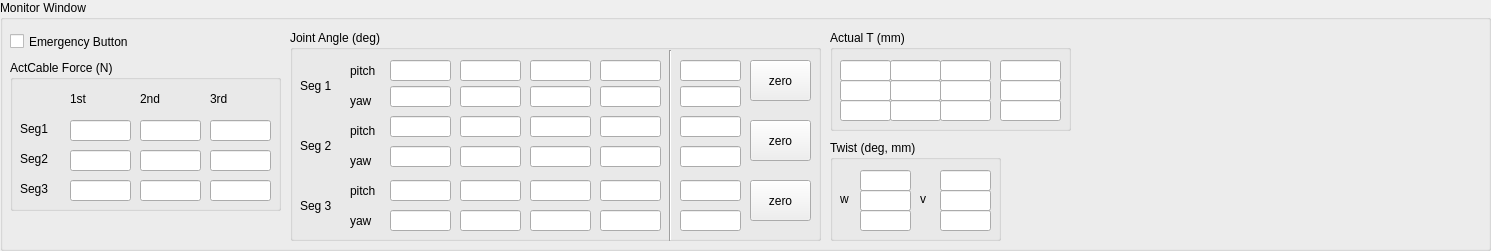
     <widget class="QGroupBox" name="MonitorWindow">
      <property name="geometry">
       <rect>
        <x>0</x>
        <y>0</y>
        <width>1491</width>
        <height>251</height>
       </rect>
      </property>
      <property name="focusPolicy">
       <enum>Qt::TabFocus</enum>
      </property>
      <property name="title">
       <string>Monitor Window</string>
      </property>
      <widget class="QGroupBox" name="JointAngle">
       <property name="geometry">
        <rect>
         <x>290</x>
         <y>30</y>
         <width>531</width>
         <height>211</height>
        </rect>
       </property>
       <property name="title">
        <string>Joint Angle (deg)</string>
       </property>
       <widget class="QLabel" name="Segment1_2">
        <property name="geometry">
         <rect>
          <x>10</x>
          <y>40</y>
          <width>71</width>
          <height>31</height>
         </rect>
        </property>
        <property name="text">
         <string>Seg 1</string>
        </property>
       </widget>
       <widget class="QLineEdit" name="segment1_pitch3">
        <property name="geometry">
         <rect>
          <x>240</x>
          <y>30</y>
          <width>61</width>
          <height>21</height>
         </rect>
        </property>
       </widget>
       <widget class="QPushButton" name="segment1_zero">
        <property name="geometry">
         <rect>
          <x>460</x>
          <y>30</y>
          <width>61</width>
          <height>41</height>
         </rect>
        </property>
        <property name="text">
         <string>zero</string>
        </property>
       </widget>
       <widget class="QLineEdit" name="segment1_pitch1">
        <property name="geometry">
         <rect>
          <x>100</x>
          <y>30</y>
          <width>61</width>
          <height>21</height>
         </rect>
        </property>
       </widget>
       <widget class="QLineEdit" name="segment1_pitch2">
        <property name="geometry">
         <rect>
          <x>170</x>
          <y>30</y>
          <width>61</width>
          <height>21</height>
         </rect>
        </property>
       </widget>
       <widget class="QLabel" name="label_25">
        <property name="geometry">
         <rect>
          <x>60</x>
          <y>30</y>
          <width>41</width>
          <height>21</height>
         </rect>
        </property>
        <property name="text">
         <string>pitch</string>
        </property>
       </widget>
       <widget class="QLabel" name="label_26">
        <property name="geometry">
         <rect>
          <x>60</x>
          <y>60</y>
          <width>41</width>
          <height>21</height>
         </rect>
        </property>
        <property name="text">
         <string>yaw</string>
        </property>
       </widget>
       <widget class="QLineEdit" name="segment1_pitch4">
        <property name="geometry">
         <rect>
          <x>310</x>
          <y>30</y>
          <width>61</width>
          <height>21</height>
         </rect>
        </property>
       </widget>
       <widget class="QLineEdit" name="segment1_yaw1">
        <property name="geometry">
         <rect>
          <x>100</x>
          <y>56</y>
          <width>61</width>
          <height>21</height>
         </rect>
        </property>
       </widget>
       <widget class="QLineEdit" name="segment1_yaw3">
        <property name="geometry">
         <rect>
          <x>240</x>
          <y>56</y>
          <width>61</width>
          <height>21</height>
         </rect>
        </property>
       </widget>
       <widget class="QLineEdit" name="segment1_yaw4">
        <property name="geometry">
         <rect>
          <x>310</x>
          <y>56</y>
          <width>61</width>
          <height>21</height>
         </rect>
        </property>
       </widget>
       <widget class="QLineEdit" name="segment1_yaw2">
        <property name="geometry">
         <rect>
          <x>170</x>
          <y>56</y>
          <width>61</width>
          <height>21</height>
         </rect>
        </property>
       </widget>
       <widget class="QLineEdit" name="segment2_yaw2">
        <property name="geometry">
         <rect>
          <x>170</x>
          <y>116</y>
          <width>61</width>
          <height>21</height>
         </rect>
        </property>
       </widget>
       <widget class="QLabel" name="label_27">
        <property name="geometry">
         <rect>
          <x>60</x>
          <y>120</y>
          <width>41</width>
          <height>21</height>
         </rect>
        </property>
        <property name="text">
         <string>yaw</string>
        </property>
       </widget>
       <widget class="QLineEdit" name="segment2_yaw3">
        <property name="geometry">
         <rect>
          <x>240</x>
          <y>116</y>
          <width>61</width>
          <height>21</height>
         </rect>
        </property>
       </widget>
       <widget class="QLineEdit" name="segment2_yaw1">
        <property name="geometry">
         <rect>
          <x>100</x>
          <y>116</y>
          <width>61</width>
          <height>21</height>
         </rect>
        </property>
       </widget>
       <widget class="QLineEdit" name="segment2_pitch1">
        <property name="geometry">
         <rect>
          <x>100</x>
          <y>86</y>
          <width>61</width>
          <height>21</height>
         </rect>
        </property>
       </widget>
       <widget class="QLineEdit" name="segment2_yaw4">
        <property name="geometry">
         <rect>
          <x>310</x>
          <y>116</y>
          <width>61</width>
          <height>21</height>
         </rect>
        </property>
       </widget>
       <widget class="QLabel" name="Segment2_2">
        <property name="geometry">
         <rect>
          <x>10</x>
          <y>100</y>
          <width>71</width>
          <height>31</height>
         </rect>
        </property>
        <property name="text">
         <string>Seg 2</string>
        </property>
       </widget>
       <widget class="QLabel" name="label_53">
        <property name="geometry">
         <rect>
          <x>60</x>
          <y>90</y>
          <width>41</width>
          <height>21</height>
         </rect>
        </property>
        <property name="text">
         <string>pitch</string>
        </property>
       </widget>
       <widget class="QLineEdit" name="segment2_pitch3">
        <property name="geometry">
         <rect>
          <x>240</x>
          <y>86</y>
          <width>61</width>
          <height>21</height>
         </rect>
        </property>
       </widget>
       <widget class="QLineEdit" name="segment2_pitch4">
        <property name="geometry">
         <rect>
          <x>310</x>
          <y>86</y>
          <width>61</width>
          <height>21</height>
         </rect>
        </property>
       </widget>
       <widget class="QLineEdit" name="segment2_pitch2">
        <property name="geometry">
         <rect>
          <x>170</x>
          <y>86</y>
          <width>61</width>
          <height>21</height>
         </rect>
        </property>
       </widget>
       <widget class="QLabel" name="label_54">
        <property name="geometry">
         <rect>
          <x>60</x>
          <y>180</y>
          <width>41</width>
          <height>21</height>
         </rect>
        </property>
        <property name="text">
         <string>yaw</string>
        </property>
       </widget>
       <widget class="QLabel" name="label_55">
        <property name="geometry">
         <rect>
          <x>60</x>
          <y>150</y>
          <width>41</width>
          <height>21</height>
         </rect>
        </property>
        <property name="text">
         <string>pitch</string>
        </property>
       </widget>
       <widget class="QLabel" name="Segment3_2">
        <property name="geometry">
         <rect>
          <x>10</x>
          <y>160</y>
          <width>71</width>
          <height>31</height>
         </rect>
        </property>
        <property name="text">
         <string>Seg 3</string>
        </property>
       </widget>
       <widget class="QPushButton" name="segment2_zero">
        <property name="geometry">
         <rect>
          <x>460</x>
          <y>90</y>
          <width>61</width>
          <height>41</height>
         </rect>
        </property>
        <property name="text">
         <string>zero</string>
        </property>
       </widget>
       <widget class="QPushButton" name="segment3_zero">
        <property name="geometry">
         <rect>
          <x>460</x>
          <y>150</y>
          <width>61</width>
          <height>41</height>
         </rect>
        </property>
        <property name="text">
         <string>zero</string>
        </property>
       </widget>
       <widget class="QLineEdit" name="segment3_pitch4">
        <property name="geometry">
         <rect>
          <x>310</x>
          <y>150</y>
          <width>61</width>
          <height>21</height>
         </rect>
        </property>
       </widget>
       <widget class="QLineEdit" name="segment3_pitch2">
        <property name="geometry">
         <rect>
          <x>170</x>
          <y>150</y>
          <width>61</width>
          <height>21</height>
         </rect>
        </property>
       </widget>
       <widget class="QLineEdit" name="segment3_pitch1">
        <property name="geometry">
         <rect>
          <x>100</x>
          <y>150</y>
          <width>61</width>
          <height>21</height>
         </rect>
        </property>
       </widget>
       <widget class="QLineEdit" name="segment3_pitch3">
        <property name="geometry">
         <rect>
          <x>240</x>
          <y>150</y>
          <width>61</width>
          <height>21</height>
         </rect>
        </property>
       </widget>
       <widget class="QLineEdit" name="segment3_yaw4">
        <property name="geometry">
         <rect>
          <x>310</x>
          <y>180</y>
          <width>61</width>
          <height>21</height>
         </rect>
        </property>
       </widget>
       <widget class="QLineEdit" name="segment3_yaw2">
        <property name="geometry">
         <rect>
          <x>170</x>
          <y>180</y>
          <width>61</width>
          <height>21</height>
         </rect>
        </property>
       </widget>
       <widget class="QLineEdit" name="segment3_yaw1">
        <property name="geometry">
         <rect>
          <x>100</x>
          <y>180</y>
          <width>61</width>
          <height>21</height>
         </rect>
        </property>
       </widget>
       <widget class="QLineEdit" name="segment3_yaw3">
        <property name="geometry">
         <rect>
          <x>240</x>
          <y>180</y>
          <width>61</width>
          <height>21</height>
         </rect>
        </property>
       </widget>
       <widget class="QLineEdit" name="segment1_yaw_average">
        <property name="geometry">
         <rect>
          <x>390</x>
          <y>56</y>
          <width>61</width>
          <height>21</height>
         </rect>
        </property>
       </widget>
       <widget class="QLineEdit" name="segment2_pitch_average">
        <property name="geometry">
         <rect>
          <x>390</x>
          <y>86</y>
          <width>61</width>
          <height>21</height>
         </rect>
        </property>
       </widget>
       <widget class="QLineEdit" name="segment1_pitch_average">
        <property name="geometry">
         <rect>
          <x>390</x>
          <y>30</y>
          <width>61</width>
          <height>21</height>
         </rect>
        </property>
       </widget>
       <widget class="QLineEdit" name="segment3_pitch4_average">
        <property name="geometry">
         <rect>
          <x>390</x>
          <y>150</y>
          <width>61</width>
          <height>21</height>
         </rect>
        </property>
       </widget>
       <widget class="QLineEdit" name="segment3_yaw4_average">
        <property name="geometry">
         <rect>
          <x>390</x>
          <y>180</y>
          <width>61</width>
          <height>21</height>
         </rect>
        </property>
       </widget>
       <widget class="QLineEdit" name="segment2_yaw4_average">
        <property name="geometry">
         <rect>
          <x>390</x>
          <y>116</y>
          <width>61</width>
          <height>21</height>
         </rect>
        </property>
       </widget>
       <widget class="Line" name="line">
        <property name="geometry">
         <rect>
          <x>370</x>
          <y>20</y>
          <width>20</width>
          <height>191</height>
         </rect>
        </property>
        <property name="orientation">
         <enum>Qt::Vertical</enum>
        </property>
       </widget>
      </widget>
      <widget class="QGroupBox" name="ActCableForce">
       <property name="geometry">
        <rect>
         <x>10</x>
         <y>60</y>
         <width>271</width>
         <height>151</height>
        </rect>
       </property>
       <property name="title">
        <string>ActCable Force (N)</string>
       </property>
       <widget class="QLabel" name="label_56">
        <property name="geometry">
         <rect>
          <x>10</x>
          <y>60</y>
          <width>41</width>
          <height>17</height>
         </rect>
        </property>
        <property name="text">
         <string>Seg1</string>
        </property>
       </widget>
       <widget class="QLineEdit" name="segment1_cable1">
        <property name="geometry">
         <rect>
          <x>60</x>
          <y>60</y>
          <width>61</width>
          <height>21</height>
         </rect>
        </property>
        <property name="focusPolicy">
         <enum>Qt::StrongFocus</enum>
        </property>
       </widget>
       <widget class="QLineEdit" name="segment1_cable2">
        <property name="geometry">
         <rect>
          <x>130</x>
          <y>60</y>
          <width>61</width>
          <height>21</height>
         </rect>
        </property>
        <property name="focusPolicy">
         <enum>Qt::StrongFocus</enum>
        </property>
       </widget>
       <widget class="QLineEdit" name="segment1_cable3">
        <property name="geometry">
         <rect>
          <x>200</x>
          <y>60</y>
          <width>61</width>
          <height>21</height>
         </rect>
        </property>
        <property name="focusPolicy">
         <enum>Qt::StrongFocus</enum>
        </property>
       </widget>
       <widget class="QLineEdit" name="segment2_cable1">
        <property name="geometry">
         <rect>
          <x>60</x>
          <y>90</y>
          <width>61</width>
          <height>21</height>
         </rect>
        </property>
       </widget>
       <widget class="QLineEdit" name="segment2_cable2">
        <property name="geometry">
         <rect>
          <x>130</x>
          <y>90</y>
          <width>61</width>
          <height>21</height>
         </rect>
        </property>
       </widget>
       <widget class="QLineEdit" name="segment2_cable3">
        <property name="geometry">
         <rect>
          <x>200</x>
          <y>90</y>
          <width>61</width>
          <height>21</height>
         </rect>
        </property>
       </widget>
       <widget class="QLineEdit" name="segment3_cable3">
        <property name="geometry">
         <rect>
          <x>200</x>
          <y>120</y>
          <width>61</width>
          <height>21</height>
         </rect>
        </property>
       </widget>
       <widget class="QLineEdit" name="segment3_cable1">
        <property name="geometry">
         <rect>
          <x>60</x>
          <y>120</y>
          <width>61</width>
          <height>21</height>
         </rect>
        </property>
       </widget>
       <widget class="QLineEdit" name="segment3_cable2">
        <property name="geometry">
         <rect>
          <x>130</x>
          <y>120</y>
          <width>61</width>
          <height>21</height>
         </rect>
        </property>
       </widget>
       <widget class="QLabel" name="label_73">
        <property name="geometry">
         <rect>
          <x>60</x>
          <y>30</y>
          <width>67</width>
          <height>17</height>
         </rect>
        </property>
        <property name="text">
         <string>1st</string>
        </property>
       </widget>
       <widget class="QLabel" name="label_74">
        <property name="geometry">
         <rect>
          <x>130</x>
          <y>30</y>
          <width>67</width>
          <height>17</height>
         </rect>
        </property>
        <property name="text">
         <string>2nd</string>
        </property>
       </widget>
       <widget class="QLabel" name="label_75">
        <property name="geometry">
         <rect>
          <x>200</x>
          <y>30</y>
          <width>67</width>
          <height>17</height>
         </rect>
        </property>
        <property name="text">
         <string>3rd</string>
        </property>
       </widget>
       <widget class="QLabel" name="label_76">
        <property name="geometry">
         <rect>
          <x>10</x>
          <y>90</y>
          <width>41</width>
          <height>17</height>
         </rect>
        </property>
        <property name="text">
         <string>Seg2</string>
        </property>
       </widget>
       <widget class="QLabel" name="label_77">
        <property name="geometry">
         <rect>
          <x>10</x>
          <y>120</y>
          <width>41</width>
          <height>17</height>
         </rect>
        </property>
        <property name="text">
         <string>Seg3</string>
        </property>
       </widget>
      </widget>
      <widget class="QCheckBox" name="EmmergencyButton">
       <property name="geometry">
        <rect>
         <x>10</x>
         <y>30</y>
         <width>171</width>
         <height>23</height>
        </rect>
       </property>
       <property name="text">
        <string>Emergency Button</string>
       </property>
      </widget>
      <widget class="QGroupBox" name="groupBox_14">
       <property name="geometry">
        <rect>
         <x>830</x>
         <y>30</y>
         <width>241</width>
         <height>101</height>
        </rect>
       </property>
       <property name="title">
        <string>Actual T (mm)</string>
       </property>
       <widget class="QLineEdit" name="ActualT2_1_1">
        <property name="geometry">
         <rect>
          <x>10</x>
          <y>30</y>
          <width>51</width>
          <height>21</height>
         </rect>
        </property>
       </widget>
       <widget class="QLineEdit" name="ActualT2_1_2">
        <property name="geometry">
         <rect>
          <x>60</x>
          <y>30</y>
          <width>51</width>
          <height>21</height>
         </rect>
        </property>
       </widget>
       <widget class="QLineEdit" name="ActualT2_1_3">
        <property name="geometry">
         <rect>
          <x>110</x>
          <y>30</y>
          <width>51</width>
          <height>21</height>
         </rect>
        </property>
       </widget>
       <widget class="QLineEdit" name="ActualT2_2_3">
        <property name="geometry">
         <rect>
          <x>110</x>
          <y>50</y>
          <width>51</width>
          <height>21</height>
         </rect>
        </property>
       </widget>
       <widget class="QLineEdit" name="ActualT2_2_2">
        <property name="geometry">
         <rect>
          <x>60</x>
          <y>50</y>
          <width>51</width>
          <height>21</height>
         </rect>
        </property>
       </widget>
       <widget class="QLineEdit" name="ActualT2_2_1">
        <property name="geometry">
         <rect>
          <x>10</x>
          <y>50</y>
          <width>51</width>
          <height>21</height>
         </rect>
        </property>
       </widget>
       <widget class="QLineEdit" name="ActualT2_3_3">
        <property name="geometry">
         <rect>
          <x>110</x>
          <y>70</y>
          <width>51</width>
          <height>21</height>
         </rect>
        </property>
       </widget>
       <widget class="QLineEdit" name="ActualT2_3_2">
        <property name="geometry">
         <rect>
          <x>60</x>
          <y>70</y>
          <width>51</width>
          <height>21</height>
         </rect>
        </property>
       </widget>
       <widget class="QLineEdit" name="ActualT2_3_1">
        <property name="geometry">
         <rect>
          <x>10</x>
          <y>70</y>
          <width>51</width>
          <height>21</height>
         </rect>
        </property>
       </widget>
       <widget class="QLineEdit" name="ActualT2_2_4">
        <property name="geometry">
         <rect>
          <x>170</x>
          <y>50</y>
          <width>61</width>
          <height>21</height>
         </rect>
        </property>
       </widget>
       <widget class="QLineEdit" name="ActualT2_1_4">
        <property name="geometry">
         <rect>
          <x>170</x>
          <y>30</y>
          <width>61</width>
          <height>21</height>
         </rect>
        </property>
       </widget>
       <widget class="QLineEdit" name="ActualT2_3_4">
        <property name="geometry">
         <rect>
          <x>170</x>
          <y>70</y>
          <width>61</width>
          <height>21</height>
         </rect>
        </property>
       </widget>
      </widget>
      <widget class="QGroupBox" name="groupBox_15">
       <property name="geometry">
        <rect>
         <x>830</x>
         <y>140</y>
         <width>171</width>
         <height>101</height>
        </rect>
       </property>
       <property name="title">
        <string>Twist (deg, mm)</string>
       </property>
       <widget class="QLineEdit" name="Twist_Omega2">
        <property name="geometry">
         <rect>
          <x>30</x>
          <y>50</y>
          <width>51</width>
          <height>21</height>
         </rect>
        </property>
       </widget>
       <widget class="QLineEdit" name="Twist_Omega3">
        <property name="geometry">
         <rect>
          <x>30</x>
          <y>70</y>
          <width>51</width>
          <height>21</height>
         </rect>
        </property>
       </widget>
       <widget class="QLineEdit" name="Twist_Omega1">
        <property name="geometry">
         <rect>
          <x>30</x>
          <y>30</y>
          <width>51</width>
          <height>21</height>
         </rect>
        </property>
       </widget>
       <widget class="QLabel" name="label_96">
        <property name="geometry">
         <rect>
          <x>10</x>
          <y>50</y>
          <width>31</width>
          <height>17</height>
         </rect>
        </property>
        <property name="text">
         <string>w</string>
        </property>
       </widget>
       <widget class="QLineEdit" name="Twist_Vel1">
        <property name="geometry">
         <rect>
          <x>110</x>
          <y>30</y>
          <width>51</width>
          <height>21</height>
         </rect>
        </property>
       </widget>
       <widget class="QLabel" name="label_119">
        <property name="geometry">
         <rect>
          <x>90</x>
          <y>50</y>
          <width>31</width>
          <height>17</height>
         </rect>
        </property>
        <property name="text">
         <string>v</string>
        </property>
       </widget>
       <widget class="QLineEdit" name="Twist_Vel2">
        <property name="geometry">
         <rect>
          <x>110</x>
          <y>50</y>
          <width>51</width>
          <height>21</height>
         </rect>
        </property>
       </widget>
       <widget class="QLineEdit" name="Twist_Vel3">
        <property name="geometry">
         <rect>
          <x>110</x>
          <y>70</y>
          <width>51</width>
          <height>21</height>
         </rect>
        </property>
       </widget>
      </widget>
     </widget>
